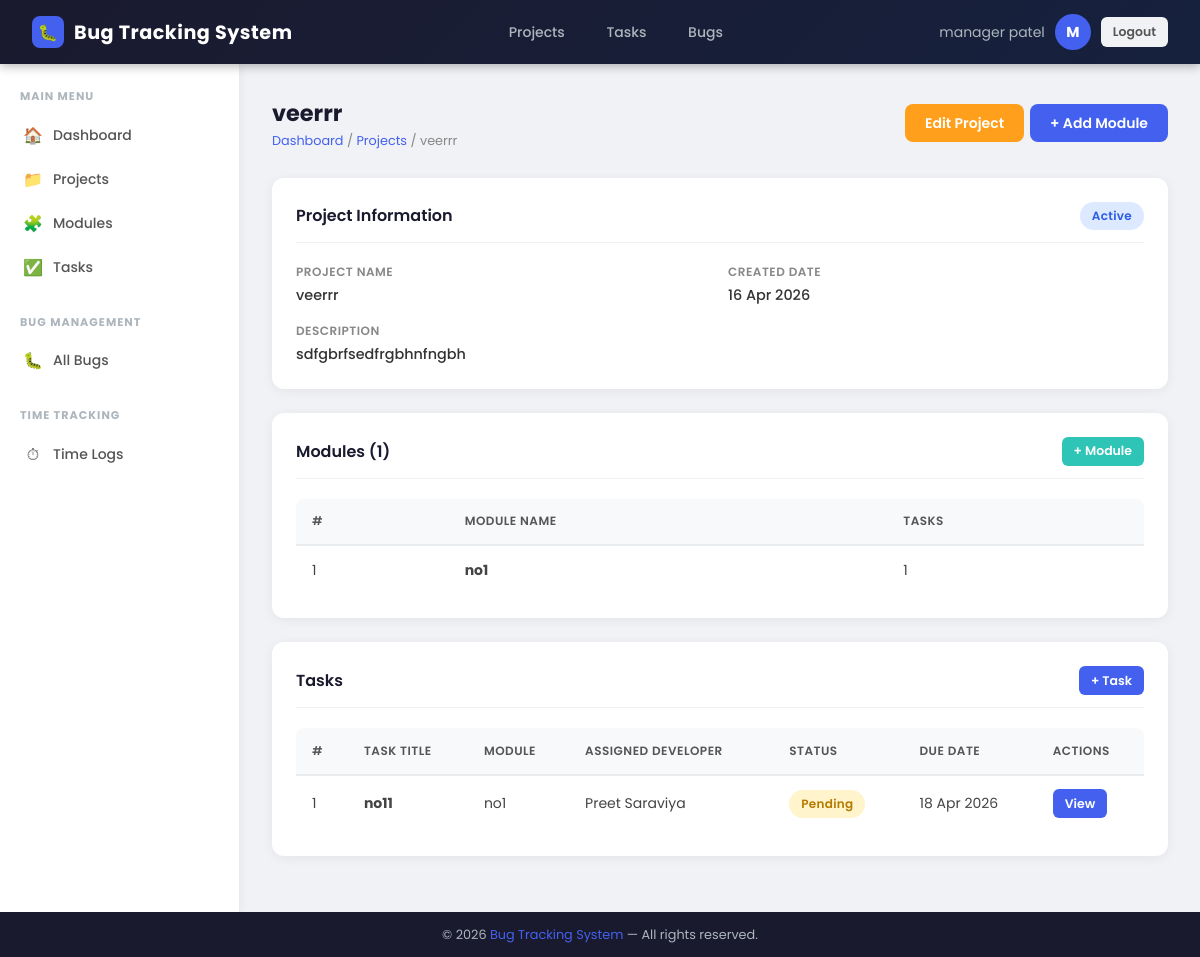
The page /projects/project/1/detail/ (signed in) on the database as committed earlier.
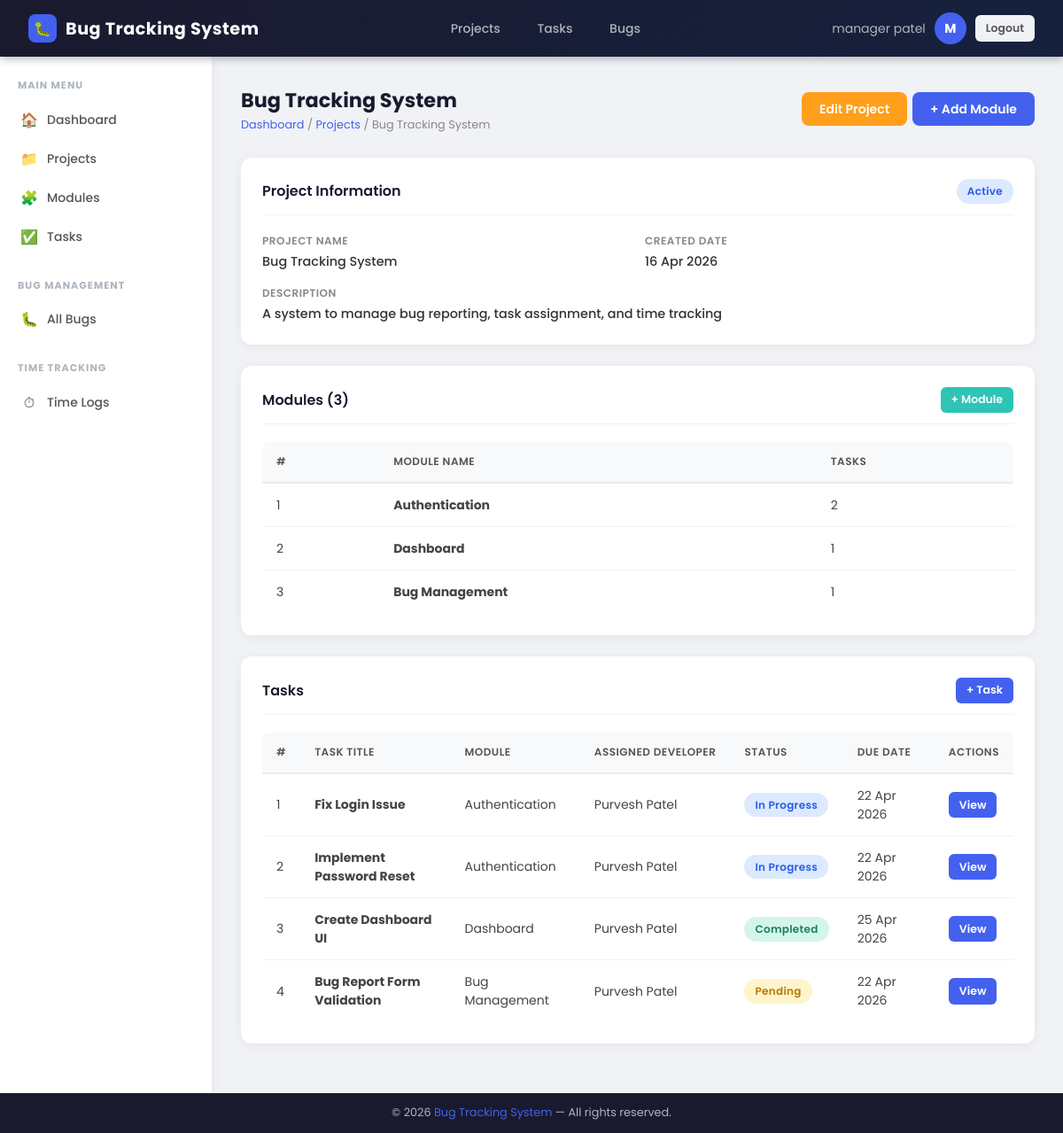
The same page on the database as committed later.
### core/models.py (models this page shows, shortened)
class User(AbstractBaseUser,PermissionsMixin):
    class Meta:
        permissions = [
            ('can_staff', 'Can staff'),
        ]
    groups = models.ManyToManyField(
        Group,
        verbose_name=('groups'),
        blank=True,
        help_text=('The groups this user belongs to. A user will get all permissions granted to each of their groups.'),
        related_name="core_user_set",
        related_query_name="core_user",
    )
    user_permissions = models.ManyToManyField(
        Permission,
        verbose_name=('user permissions'),
        blank=True,
        help_text=('Specific permissions for this user.'),
        related_name="core_user_set",
        related_query_name="core_user",
    )
    GENDER_CHOICES = (
        ('male',   'Male'),
        ('female', 'Female'),
    )
    role_choice = (
    ('admin', 'Admin'),
    ('manager', 'Project Manager'),
    ('developer', 'Developer'),
    ('tester', 'Tester'),
    )
    email = models.EmailField(unique=True)
    first_name = models.CharField(max_length=50, null=True, blank=True)
    last_name = models.CharField(max_length=50, null=True, blank=True)
    gender = models.CharField(max_length=10, choices=GENDER_CHOICES, null=True, blank=True)
    phone_number = models.CharField(max_length=15, null=True, blank=True)
    role = models.CharField(max_length=20,choices=role_choice,default='developer')
    is_active = models.BooleanField(default=True)
    is_staff = models.BooleanField(default=False)
    is_admin = models.BooleanField(default=False)
    created_at = models.DateTimeField(auto_now_add=True)
    updated_at = models.DateTimeField(auto_now=True)
    objects = UserManager()
    USERNAME_FIELD = 'email'
    REQUIRED_FIELDS = []
    def get_full_name(self):
        full_name = f"{self.first_name or ''} {self.last_name or ''}".strip()
        return full_name if full_name else self.email

class Project(models.Model):
    name = models.CharField(max_length=200)
    description = models.TextField(null=True, blank=True)
    manager = models.ForeignKey(User,on_delete=models.CASCADE,related_name='managed_projects',db_column="manager_id")
    created_at = models.DateTimeField(auto_now_add=True)
    class Meta:
        db_table = "projects"

class Module(models.Model):
    project = models.ForeignKey(Project,on_delete=models.CASCADE,related_name='modules',db_column="project_id")
    name = models.CharField(max_length=200)
    class Meta:
        db_table = "modules"

class Task(models.Model):
    STATUS_CHOICES = [
        ('Pending', 'Pending'),
        ('In Progress', 'In Progress'),
        ('Completed', 'Completed'),
        ('Rejected', 'Rejected'),
    ]
    module = models.ForeignKey(Module,on_delete=models.CASCADE,related_name='tasks',db_column="module_id")
    title = models.CharField(max_length=200)
    assigned_to = models.ForeignKey(User,on_delete=models.SET_NULL,null=True, blank=True,related_name='assigned_tasks',db_column="assigned_to")
    status = models.CharField(max_length=50, choices=STATUS_CHOICES, default='Pending')
    start_date = models.DateField(null=True, blank=True)
    end_date = models.DateField(null=True, blank=True)
    class Meta:
        db_table = "tasks"

### dashboards/decorators.py (the view)
        def wrapper_func(request, *args, **kwargs):
            if not request.user.is_authenticated:
                return redirect("login")
            if request.user.role in allowed_roles:
                return view_func(request, *args, **kwargs)
            else:
                return render(request, "dashboards/unauthorized.html")

### projects/views.py (called while the page is built)
@role_required(allowed_roles=['admin','manager'])
def projectDetailView(request, id):
    project = get_object_or_404(Project, id=id)
    modules = Module.objects.filter(project=project)
    tasks = Task.objects.filter(module__project=project)
    return render(request,'projects/project_detail.html',{'project': project, 'modules': modules, 'tasks': tasks})

### templates/projects/project_detail.html (shortened to what this page needs)
{% extends 'core/base.html' %}
{% block content %}
<div class="page-header">
    <div>
        <div class="page-title">{{ project.name }}</div>
        <div class="breadcrumb"><span>Dashboard</span> / <span>Projects</span> / {{ project.name }}</div>
    </div>
    <div class="action-btns">
        <a href="{% url 'project_edit' project.id %}" class="btn btn-warning">Edit Project</a>
        <a href="{% url 'module_create' %}?project={{ project.id }}" class="btn btn-primary">+ Add Module</a>
    </div>
</div>
<div class="card">
    <div class="card-header"><div class="card-title">Project Information</div><span class="badge badge-inprogress">Active</span></div>
    <div class="info-grid">
        <div class="info-item"><div class="info-label">Project Name</div><div class="info-value">{{ project.name }}</div></div>
        <div class="info-item"><div class="info-label">Created Date</div><div class="info-value">{{ project.created_at|date:"d M Y" }}</div></div>
        <div class="info-item" style="grid-column:1/-1;"><div class="info-label">Description</div><div class="info-value">{{ project.description|default:"No description." }}</div></div>
    </div>
</div>
<div class="card">
    <div class="card-header">
        <div class="card-title">Modules ({{ modules|length }})</div>
        <a href="{% url 'module_create' %}?project={{ project.id }}" class="btn btn-success btn-sm">+ Module</a>
    </div>
    <div class="table-responsive">
        <table>
            <thead><tr><th>#</th><th>Module Name</th><th>Tasks</th></tr></thead>
            <tbody>
                {% for module in modules %}
                <tr>
                    <td>{{ forloop.counter }}</td>
                    <td><strong>{{ module.name }}</strong></td>
                    <td>{{ module.tasks.count }}</td>
                </tr>
                {% empty %}
                <tr><td colspan="3"><div class="empty-state"><div class="empty-icon">🧩</div><p>No modules yet.</p></div></td></tr>
                {% endfor %}
            </tbody>
        </table>
    </div>
</div>
<div class="card">
    <div class="card-header">
        <div class="card-title">Tasks</div>
        {% if user.role == 'admin' or user.role == 'manager' %}
        <a href="{% url 'task_create' %}" class="btn btn-primary btn-sm">+ Task</a>
        {% endif %}
    </div>
    <div class="table-responsive">
        <table>
            <thead>
                <tr><th>#</th><th>Task Title</th><th>Module</th><th>Assigned Developer</th><th>Status</th><th>Due Date</th><th>Actions</th></tr>
            </thead>
            <tbody>
                {% for task in tasks %}
                <tr>
                    <td>{{ forloop.counter }}</td>
                    <td><strong>{{ task.title }}</strong></td>
                    <td>{{ task.module.name }}</td>
                    <td>{{ task.assigned_to.get_full_name|default:"Unassigned" }}</td>
                    <td>
                        {% if task.status == 'Pending' %}<span class="badge badge-pending">Pending</span>
                        {% elif task.status == 'In Progress' %}<span class="badge badge-inprogress">In Progress</span>
                        {% elif task.status == 'Completed' %}<span class="badge badge-completed">Completed</span>
                        {% else %}<span class="badge badge-rejected">{{ task.status }}</span>{% endif %}
                    </td>
                    <td>{{ task.end_date|date:"d M Y" }}</td>
                    <td>
                        <a href="{% url 'task_detail' task.id %}" class="btn btn-primary btn-sm">View</a>
                    </td>
                </tr>
                {% empty %}
                <tr><td colspan="7"><div class="empty-state"><div class="empty-icon">✅</div><p>No tasks found.</p></div></td></tr>
                {% endfor %}
            </tbody>
        </table>
    </div>
</div>
{% endblock %}

### templates/core/base.html (shortened to what this page needs)
{% load static %}
<!DOCTYPE html>
<html lang="en">
<head>
    <link rel="stylesheet" href="{% static 'css/style.css' %}">
</head>
<body>
<nav class="navbar">
    {% if user.role == 'admin' %}
        <a href="{% url 'adminDashboard' %}" class="navbar-brand">
    {% elif user.role == 'manager' %}
        <a href="{% url 'managerDashboard' %}" class="navbar-brand">
    {% elif user.role == 'developer' %}
        <a href="{% url 'developerDashboard' %}" class="navbar-brand">
    {% elif user.role == 'tester' %}
        <a href="{% url 'testerDashboard' %}" class="navbar-brand">
    {% else %}
        <a href="{% url 'login' %}" class="navbar-brand">
    {% endif %}
        <div class="brand-icon">🐛</div>
        Bug Tracking System
    </a>
    {% if user.is_authenticated %}
    <div class="navbar-nav">
        {% if user.role == 'admin' or user.role == 'manager' %}
            <a href="{% url 'project_list' %}">Projects</a>
            <a href="{% url 'task_list' %}">Tasks</a>
        {% endif %}
        <a href="{% url 'bug_list' %}">Bugs</a>
    </div>
    <div class="navbar-user">
        <span>{{ user.get_full_name }}</span>
        <div class="avatar">{{ user.first_name|first|upper }}</div>
        <a href="{% url 'logout' %}" class="btn btn-secondary btn-sm">Logout</a>
    </div>
    {% endif %}
</nav>
<div class="layout-wrapper">
    {% if user.is_authenticated %}
    <aside class="sidebar">
        {% if user.role == 'admin' %}
        <div class="sidebar-section">
            <div class="sidebar-label">Main Menu</div>
            <nav class="sidebar-nav">
                <a href="{% url 'adminDashboard' %}">
                    <span class="nav-icon">🏠</span> Dashboard
                </a>
                <a href="{% url 'project_list' %}">
                    <span class="nav-icon">📁</span> Projects
                </a>
                <a href="{% url 'module_list' %}">
                    <span class="nav-icon">🧩</span> Modules
                </a>
                <a href="{% url 'task_list' %}">
                    <span class="nav-icon">✅</span> Tasks
                </a>
            </nav>
        </div>
        <div class="sidebar-section">
            <div class="sidebar-label">Bug Management</div>
            <nav class="sidebar-nav">
                <a href="{% url 'bug_list' %}">
                    <span class="nav-icon">🐛</span> All Bugs
                </a>
            </nav>
        </div>
        <div class="sidebar-section">
            <div class="sidebar-label">Time Tracking</div>
            <nav class="sidebar-nav">
                <a href="{% url 'timelog_list' %}">
                    <span class="nav-icon">⏱</span> Time Logs
                </a>
            </nav>
        </div>
        {% elif user.role == 'manager' %}
        <div class="sidebar-section">
            <div class="sidebar-label">Main Menu</div>
            <nav class="sidebar-nav">
                <a href="{% url 'managerDashboard' %}">
                    <span class="nav-icon">🏠</span> Dashboard
                </a>
                <a href="{% url 'project_list' %}">
                    <span class="nav-icon">📁</span> Projects
                </a>
                <a href="{% url 'module_list' %}">
                    <span class="nav-icon">🧩</span> Modules
                </a>
                <a href="{% url 'task_list' %}">
                    <span class="nav-icon">✅</span> Tasks
                </a>
            </nav>
        </div>
        <div class="sidebar-section">
            <div class="sidebar-label">Bug Management</div>
            <nav class="sidebar-nav">
                <a href="{% url 'bug_list' %}">
                    <span class="nav-icon">🐛</span> All Bugs
                </a>
            </nav>
        </div>
        <div class="sidebar-section">
            <div class="sidebar-label">Time Tracking</div>
            <nav class="sidebar-nav">
                <a href="{% url 'timelog_list' %}">
                    <span class="nav-icon">⏱</span> Time Logs
                </a>
            </nav>
        </div>
        {% endif %}
    </aside>
    {% endif %}
    <main class="main-content">
        {% block content %}{% endblock %}
    </main>
</div>
<footer class="footer">
    &copy; 2026 <span>Bug Tracking System</span> &mdash; All rights reserved.
</footer>
</body>
</html>

Rows that differ between the two databases and show on the page:
removed Task: title "no11", module.name "no1", assigned_to.get_full_name "Preet Saraviya", status "Pending", end_date "18 Apr 2026"
changed Project: name "veerrr" → "Bug Tracking System"; description "sdfgbrfsedfrgbhnfngbh" → "A system to manage bug reporting, task assignment, and time tracking"
changed Module: name "no1" → "Authentication"; tasks.count "1" → "2"
added Module: name "Dashboard", tasks.count "1"
added Module: name "Bug Management", tasks.count "1"
added Task: title "Fix Login Issue", module.name "Authentication", assigned_to.get_full_name "Purvesh Patel", status "In Progress", end_date "22 Apr 2026"
added Task: title "Implement Password Reset", module.name "Authentication", assigned_to.get_full_name "Purvesh Patel", status "In Progress", end_date "22 Apr 2026"
added Task: title "Create Dashboard UI", module.name "Dashboard", assigned_to.get_full_name "Purvesh Patel", status "Completed", end_date "25 Apr 2026"
added Task: title "Bug Report Form Validation", module.name "Bug Management", assigned_to.get_full_name "Purvesh Patel", status "Pending", end_date "22 Apr 2026"
Other text that changed with them:
{{ modules|length }}: "1" → "3"
